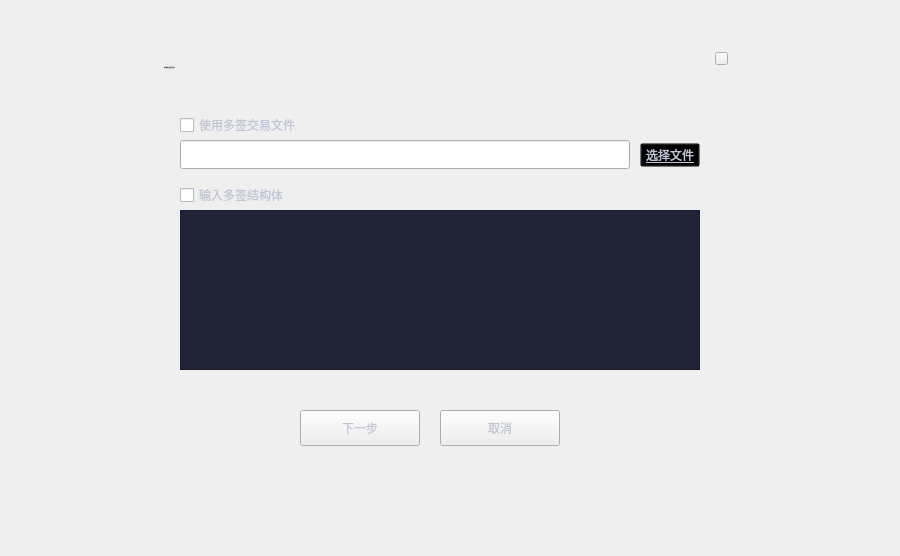
<?xml version="1.0" encoding="UTF-8"?>
<ui version="4.0">
 <class>SignMultiSigDialog</class>
 <widget class="QDialog" name="SignMultiSigDialog">
  <property name="geometry">
   <rect>
    <x>0</x>
    <y>0</y>
    <width>900</width>
    <height>556</height>
   </rect>
  </property>
  <property name="windowTitle">
   <string>Dialog</string>
  </property>
  <widget class="QWidget" name="widget" native="true">
   <property name="geometry">
    <rect>
     <x>0</x>
     <y>0</y>
     <width>900</width>
     <height>556</height>
    </rect>
   </property>
   <property name="styleSheet">
    <string notr="true">QLabel{font: 12px &quot;微软雅黑 Light&quot;;}
</string>
   </property>
   <widget class="QWidget" name="containerWidget" native="true">
    <property name="geometry">
     <rect>
      <x>140</x>
      <y>40</y>
      <width>600</width>
      <height>440</height>
     </rect>
    </property>
    <property name="font">
     <font>
      <family>微软雅黑 Light</family>
     </font>
    </property>
    <widget class="QLabel" name="label_2">
     <property name="geometry">
      <rect>
       <x>24</x>
       <y>17</y>
       <width>300</width>
       <height>21</height>
      </rect>
     </property>
     <property name="font">
      <font>
       <family>微软雅黑 Light</family>
       <pointsize>-1</pointsize>
       <weight>50</weight>
       <italic>false</italic>
       <bold>false</bold>
      </font>
     </property>
     <property name="styleSheet">
      <string notr="true">QLabel{font: 16px &quot;微软雅黑 Light&quot;;}
</string>
     </property>
     <property name="text">
      <string>对多重签名交易进行签名</string>
     </property>
    </widget>
    <widget class="QStackedWidget" name="stackedWidget">
     <property name="geometry">
      <rect>
       <x>0</x>
       <y>50</y>
       <width>600</width>
       <height>390</height>
      </rect>
     </property>
     <property name="styleSheet">
      <string notr="true">color: rgb(192, 196, 212);</string>
     </property>
     <property name="currentIndex">
      <number>0</number>
     </property>
     <widget class="QWidget" name="page">
      <widget class="QLineEdit" name="pathLineEdit">
       <property name="geometry">
        <rect>
         <x>40</x>
         <y>50</y>
         <width>450</width>
         <height>29</height>
        </rect>
       </property>
       <property name="font">
        <font>
         <pointsize>10</pointsize>
        </font>
       </property>
       <property name="readOnly">
        <bool>true</bool>
       </property>
      </widget>
      <widget class="QToolButton" name="selectPathBtn">
       <property name="geometry">
        <rect>
         <x>500</x>
         <y>53</y>
         <width>60</width>
         <height>24</height>
        </rect>
       </property>
       <property name="font">
        <font>
         <family>微软雅黑 Light</family>
         <pointsize>9</pointsize>
         <weight>50</weight>
         <italic>false</italic>
         <bold>false</bold>
         <underline>true</underline>
        </font>
       </property>
       <property name="cursor">
        <cursorShape>PointingHandCursor</cursorShape>
       </property>
       <property name="styleSheet">
        <string notr="true">QToolButton{font: 9pt &quot;微软雅黑 Light&quot;;text-decoration: underline;background:transparent;color: rgb(192, 196, 212);}
QToolButton:hover{color:white;}</string>
       </property>
       <property name="text">
        <string>选择文件</string>
       </property>
      </widget>
      <widget class="QToolButton" name="cancelBtn">
       <property name="geometry">
        <rect>
         <x>300</x>
         <y>320</y>
         <width>120</width>
         <height>36</height>
        </rect>
       </property>
       <property name="font">
        <font>
         <family>微软雅黑 Light</family>
        </font>
       </property>
       <property name="cursor">
        <cursorShape>PointingHandCursor</cursorShape>
       </property>
       <property name="focusPolicy">
        <enum>Qt::NoFocus</enum>
       </property>
       <property name="styleSheet">
        <string notr="true"/>
       </property>
       <property name="text">
        <string>取消</string>
       </property>
      </widget>
      <widget class="QToolButton" name="nextBtn">
       <property name="geometry">
        <rect>
         <x>160</x>
         <y>320</y>
         <width>120</width>
         <height>36</height>
        </rect>
       </property>
       <property name="font">
        <font>
         <family>微软雅黑 Light</family>
        </font>
       </property>
       <property name="cursor">
        <cursorShape>PointingHandCursor</cursorShape>
       </property>
       <property name="focusPolicy">
        <enum>Qt::NoFocus</enum>
       </property>
       <property name="styleSheet">
        <string notr="true"/>
       </property>
       <property name="text">
        <string>下一步</string>
       </property>
      </widget>
      <widget class="QCheckBox" name="fileCheckBox">
       <property name="geometry">
        <rect>
         <x>40</x>
         <y>20</y>
         <width>300</width>
         <height>30</height>
        </rect>
       </property>
       <property name="font">
        <font>
         <family>微软雅黑 Light</family>
        </font>
       </property>
       <property name="cursor">
        <cursorShape>PointingHandCursor</cursorShape>
       </property>
       <property name="text">
        <string>使用多签交易文件</string>
       </property>
      </widget>
      <widget class="QCheckBox" name="bullderCheckBox">
       <property name="geometry">
        <rect>
         <x>40</x>
         <y>90</y>
         <width>300</width>
         <height>30</height>
        </rect>
       </property>
       <property name="font">
        <font>
         <family>微软雅黑 Light</family>
        </font>
       </property>
       <property name="cursor">
        <cursorShape>PointingHandCursor</cursorShape>
       </property>
       <property name="text">
        <string>输入多签结构体</string>
       </property>
      </widget>
      <widget class="QTextBrowser" name="transactionBrowser">
       <property name="geometry">
        <rect>
         <x>40</x>
         <y>120</y>
         <width>520</width>
         <height>160</height>
        </rect>
       </property>
       <property name="font">
        <font>
         <family>微软雅黑 Light</family>
         <weight>50</weight>
         <italic>false</italic>
         <bold>false</bold>
        </font>
       </property>
       <property name="contextMenuPolicy">
        <enum>Qt::DefaultContextMenu</enum>
       </property>
       <property name="styleSheet">
        <string notr="true">QTextBrowser{background-color: rgb(32,36,54);color: rgb(192, 196, 212);border:1px solid rgb(28, 32, 46);padding: 0px 0px 0px 6px;}
QTextBrowser:focus{border:1px solid rgb(93,107,144);}</string>
       </property>
       <property name="undoRedoEnabled">
        <bool>true</bool>
       </property>
       <property name="readOnly">
        <bool>false</bool>
       </property>
      </widget>
     </widget>
     <widget class="QWidget" name="page_2">
      <widget class="QToolButton" name="closeBtn2">
       <property name="geometry">
        <rect>
         <x>380</x>
         <y>320</y>
         <width>120</width>
         <height>36</height>
        </rect>
       </property>
       <property name="font">
        <font>
         <family>微软雅黑 Light</family>
        </font>
       </property>
       <property name="cursor">
        <cursorShape>PointingHandCursor</cursorShape>
       </property>
       <property name="focusPolicy">
        <enum>Qt::NoFocus</enum>
       </property>
       <property name="styleSheet">
        <string notr="true"/>
       </property>
       <property name="text">
        <string>关闭</string>
       </property>
      </widget>
      <widget class="QLabel" name="label_8">
       <property name="geometry">
        <rect>
         <x>30</x>
         <y>10</y>
         <width>80</width>
         <height>20</height>
        </rect>
       </property>
       <property name="text">
        <string>来自：</string>
       </property>
       <property name="alignment">
        <set>Qt::AlignLeading|Qt::AlignLeft|Qt::AlignVCenter</set>
       </property>
      </widget>
      <widget class="QLabel" name="fromLabel">
       <property name="geometry">
        <rect>
         <x>30</x>
         <y>30</y>
         <width>280</width>
         <height>20</height>
        </rect>
       </property>
       <property name="text">
        <string/>
       </property>
       <property name="alignment">
        <set>Qt::AlignLeading|Qt::AlignLeft|Qt::AlignVCenter</set>
       </property>
       <property name="textInteractionFlags">
        <set>Qt::LinksAccessibleByMouse|Qt::TextSelectableByMouse</set>
       </property>
      </widget>
      <widget class="QLabel" name="label_9">
       <property name="geometry">
        <rect>
         <x>320</x>
         <y>10</y>
         <width>80</width>
         <height>20</height>
        </rect>
       </property>
       <property name="text">
        <string>发往：</string>
       </property>
       <property name="alignment">
        <set>Qt::AlignLeading|Qt::AlignLeft|Qt::AlignVCenter</set>
       </property>
      </widget>
      <widget class="QLabel" name="toLabel">
       <property name="geometry">
        <rect>
         <x>320</x>
         <y>30</y>
         <width>280</width>
         <height>20</height>
        </rect>
       </property>
       <property name="text">
        <string/>
       </property>
       <property name="alignment">
        <set>Qt::AlignLeading|Qt::AlignLeft|Qt::AlignVCenter</set>
       </property>
       <property name="textInteractionFlags">
        <set>Qt::LinksAccessibleByMouse|Qt::TextSelectableByMouse</set>
       </property>
      </widget>
      <widget class="QLabel" name="label_10">
       <property name="geometry">
        <rect>
         <x>30</x>
         <y>60</y>
         <width>140</width>
         <height>30</height>
        </rect>
       </property>
       <property name="text">
        <string>已有签名/需要签名：</string>
       </property>
       <property name="alignment">
        <set>Qt::AlignLeading|Qt::AlignLeft|Qt::AlignVCenter</set>
       </property>
      </widget>
      <widget class="QLabel" name="requireLabel">
       <property name="geometry">
        <rect>
         <x>150</x>
         <y>60</y>
         <width>100</width>
         <height>30</height>
        </rect>
       </property>
       <property name="text">
        <string/>
       </property>
       <property name="alignment">
        <set>Qt::AlignLeading|Qt::AlignLeft|Qt::AlignVCenter</set>
       </property>
       <property name="textInteractionFlags">
        <set>Qt::LinksAccessibleByMouse|Qt::TextSelectableByMouse</set>
       </property>
      </widget>
      <widget class="QTableWidget" name="signInfoTableWidget">
       <property name="geometry">
        <rect>
         <x>30</x>
         <y>90</y>
         <width>520</width>
         <height>141</height>
        </rect>
       </property>
       <property name="cursor" stdset="0">
        <cursorShape>PointingHandCursor</cursorShape>
       </property>
       <property name="layoutDirection">
        <enum>Qt::LeftToRight</enum>
       </property>
       <property name="styleSheet">
        <string notr="true">QTableWidget{border: none;gridline-color: rgb(241,241,248);background-color: rgb(40, 46, 66);}
QHeaderView{background-color:rgb(40,46,66);min-height:30;color:white;}
QHeaderView::section{background-color: rgb(56,63,93);border: 1px solid rgb(40,46,66);
font: 12px &quot;微软雅黑 Light&quot;;}
</string>
       </property>
       <property name="frameShape">
        <enum>QFrame::Box</enum>
       </property>
       <property name="frameShadow">
        <enum>QFrame::Plain</enum>
       </property>
       <property name="verticalScrollBarPolicy">
        <enum>Qt::ScrollBarAsNeeded</enum>
       </property>
       <property name="horizontalScrollBarPolicy">
        <enum>Qt::ScrollBarAlwaysOff</enum>
       </property>
       <property name="autoScroll">
        <bool>true</bool>
       </property>
       <property name="editTriggers">
        <set>QAbstractItemView::NoEditTriggers</set>
       </property>
       <property name="selectionMode">
        <enum>QAbstractItemView::NoSelection</enum>
       </property>
       <property name="iconSize">
        <size>
         <width>19</width>
         <height>12</height>
        </size>
       </property>
       <property name="showGrid">
        <bool>true</bool>
       </property>
       <property name="gridStyle">
        <enum>Qt::SolidLine</enum>
       </property>
       <attribute name="horizontalHeaderVisible">
        <bool>false</bool>
       </attribute>
       <attribute name="horizontalHeaderCascadingSectionResizes">
        <bool>false</bool>
       </attribute>
       <attribute name="horizontalHeaderHighlightSections">
        <bool>false</bool>
       </attribute>
       <attribute name="verticalHeaderVisible">
        <bool>false</bool>
       </attribute>
       <attribute name="verticalHeaderHighlightSections">
        <bool>false</bool>
       </attribute>
       <column>
        <property name="text">
         <string>拥有者地址</string>
        </property>
        <property name="font">
         <font>
          <family>微软雅黑 Light</family>
         </font>
        </property>
        <property name="textAlignment">
         <set>AlignCenter</set>
        </property>
       </column>
       <column>
        <property name="text">
         <string>账户</string>
        </property>
        <property name="font">
         <font>
          <family>微软雅黑 Light</family>
         </font>
        </property>
        <property name="textAlignment">
         <set>AlignCenter</set>
        </property>
       </column>
       <column>
        <property name="text">
         <string>签名状态</string>
        </property>
        <property name="textAlignment">
         <set>AlignCenter</set>
        </property>
       </column>
      </widget>
      <widget class="QToolButton" name="backBtn">
       <property name="geometry">
        <rect>
         <x>100</x>
         <y>320</y>
         <width>120</width>
         <height>36</height>
        </rect>
       </property>
       <property name="font">
        <font>
         <family>微软雅黑 Light</family>
        </font>
       </property>
       <property name="cursor">
        <cursorShape>PointingHandCursor</cursorShape>
       </property>
       <property name="focusPolicy">
        <enum>Qt::NoFocus</enum>
       </property>
       <property name="styleSheet">
        <string notr="true"/>
       </property>
       <property name="text">
        <string>返回</string>
       </property>
      </widget>
      <widget class="QToolButton" name="signBtn">
       <property name="geometry">
        <rect>
         <x>240</x>
         <y>320</y>
         <width>120</width>
         <height>36</height>
        </rect>
       </property>
       <property name="font">
        <font>
         <family>微软雅黑 Light</family>
        </font>
       </property>
       <property name="cursor">
        <cursorShape>PointingHandCursor</cursorShape>
       </property>
       <property name="focusPolicy">
        <enum>Qt::NoFocus</enum>
       </property>
       <property name="styleSheet">
        <string notr="true"/>
       </property>
       <property name="text">
        <string>确认签名</string>
       </property>
      </widget>
      <widget class="QLabel" name="requireLabel_2">
       <property name="geometry">
        <rect>
         <x>30</x>
         <y>240</y>
         <width>520</width>
         <height>50</height>
        </rect>
       </property>
       <property name="text">
        <string>点击确认签名，所有本地账户的签名将被写入。签名满足后将会直接广播交易。</string>
       </property>
       <property name="alignment">
        <set>Qt::AlignLeading|Qt::AlignLeft|Qt::AlignVCenter</set>
       </property>
       <property name="wordWrap">
        <bool>true</bool>
       </property>
       <property name="textInteractionFlags">
        <set>Qt::LinksAccessibleByMouse|Qt::TextSelectableByMouse</set>
       </property>
      </widget>
     </widget>
     <widget class="QWidget" name="page_3">
      <widget class="QTextBrowser" name="transactionBrowser2">
       <property name="geometry">
        <rect>
         <x>40</x>
         <y>110</y>
         <width>520</width>
         <height>180</height>
        </rect>
       </property>
       <property name="font">
        <font>
         <family>微软雅黑 Light</family>
         <weight>50</weight>
         <italic>false</italic>
         <bold>false</bold>
        </font>
       </property>
       <property name="contextMenuPolicy">
        <enum>Qt::DefaultContextMenu</enum>
       </property>
       <property name="styleSheet">
        <string notr="true">QTextBrowser{background-color: rgb(32,36,54);color: rgb(192, 196, 212);border:1px solid rgb(28, 32, 46);padding: 0px 0px 0px 6px;}
QTextBrowser:focus{border:1px solid rgb(93,107,144);}</string>
       </property>
      </widget>
      <widget class="QToolButton" name="copyBtn">
       <property name="geometry">
        <rect>
         <x>170</x>
         <y>320</y>
         <width>120</width>
         <height>36</height>
        </rect>
       </property>
       <property name="font">
        <font>
         <family>微软雅黑 Light</family>
        </font>
       </property>
       <property name="cursor">
        <cursorShape>PointingHandCursor</cursorShape>
       </property>
       <property name="focusPolicy">
        <enum>Qt::NoFocus</enum>
       </property>
       <property name="text">
        <string>复制</string>
       </property>
      </widget>
      <widget class="QToolButton" name="closeBtn3">
       <property name="geometry">
        <rect>
         <x>310</x>
         <y>320</y>
         <width>120</width>
         <height>36</height>
        </rect>
       </property>
       <property name="font">
        <font>
         <family>微软雅黑 Light</family>
        </font>
       </property>
       <property name="cursor">
        <cursorShape>PointingHandCursor</cursorShape>
       </property>
       <property name="focusPolicy">
        <enum>Qt::NoFocus</enum>
       </property>
       <property name="styleSheet">
        <string notr="true"/>
       </property>
       <property name="text">
        <string>关闭</string>
       </property>
      </widget>
      <widget class="QLabel" name="label_5">
       <property name="geometry">
        <rect>
         <x>40</x>
         <y>60</y>
         <width>520</width>
         <height>50</height>
        </rect>
       </property>
       <property name="text">
        <string>以下是交易结构体。将该结构体或生成的交易文件发送给其他多签拥有者进行签名。</string>
       </property>
       <property name="alignment">
        <set>Qt::AlignLeading|Qt::AlignLeft|Qt::AlignVCenter</set>
       </property>
       <property name="wordWrap">
        <bool>true</bool>
       </property>
       <property name="textInteractionFlags">
        <set>Qt::LinksAccessibleByMouse|Qt::TextSelectableByMouse</set>
       </property>
      </widget>
      <widget class="QLabel" name="warningLabel">
       <property name="geometry">
        <rect>
         <x>140</x>
         <y>20</y>
         <width>20</width>
         <height>20</height>
        </rect>
       </property>
       <property name="styleSheet">
        <string notr="true">background-image: url(:/ui/wallet_ui/success.png);</string>
       </property>
       <property name="text">
        <string/>
       </property>
      </widget>
      <widget class="QLabel" name="label_6">
       <property name="geometry">
        <rect>
         <x>170</x>
         <y>20</y>
         <width>300</width>
         <height>20</height>
        </rect>
       </property>
       <property name="font">
        <font>
         <family>微软雅黑 Light</family>
         <pointsize>-1</pointsize>
         <weight>50</weight>
         <italic>false</italic>
         <bold>false</bold>
        </font>
       </property>
       <property name="styleSheet">
        <string notr="true">color: rgb(255, 255, 255);</string>
       </property>
       <property name="text">
        <string>生成交易成功</string>
       </property>
       <property name="alignment">
        <set>Qt::AlignLeading|Qt::AlignLeft|Qt::AlignVCenter</set>
       </property>
       <property name="wordWrap">
        <bool>true</bool>
       </property>
       <property name="textInteractionFlags">
        <set>Qt::LinksAccessibleByMouse|Qt::TextSelectableByMouse</set>
       </property>
      </widget>
     </widget>
    </widget>
    <widget class="QToolButton" name="closeBtn">
     <property name="geometry">
      <rect>
       <x>575</x>
       <y>12</y>
       <width>13</width>
       <height>13</height>
      </rect>
     </property>
     <property name="cursor">
      <cursorShape>PointingHandCursor</cursorShape>
     </property>
     <property name="focusPolicy">
      <enum>Qt::NoFocus</enum>
     </property>
     <property name="text">
      <string/>
     </property>
    </widget>
   </widget>
  </widget>
 </widget>
 <resources/>
 <connections/>
</ui>
